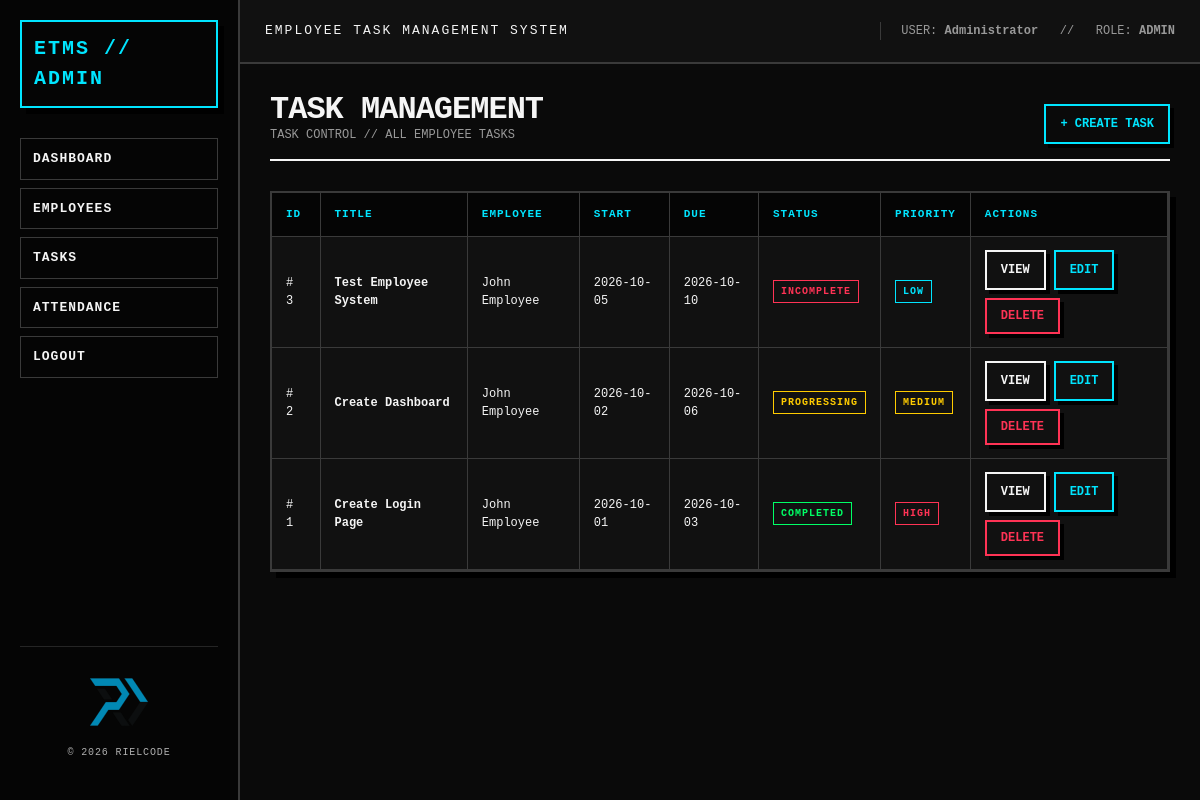
The page /admin/tasks/index.php (signed in) on the database its author committed.
### tables this page shows
CREATE TABLE tasks (

    taskId INT AUTO_INCREMENT,

    title VARCHAR(255) NOT NULL,

    description TEXT,

    assignedTo INT NOT NULL,

    startDate DATE NOT NULL,

    dueDate DATE NOT NULL,

    status ENUM(
        'incomplete',
        'progressing',
        'completed'
    )
    NOT NULL DEFAULT 'incomplete',

    priority ENUM(
        'low',
        'medium',
        'high'
    )
    NOT NULL DEFAULT 'medium',

    createdAt TIMESTAMP
        DEFAULT CURRENT_TIMESTAMP,

    updatedAt TIMESTAMP
        DEFAULT CURRENT_TIMESTAMP
        ON UPDATE CURRENT_TIMESTAMP,

    PRIMARY KEY (taskId),

    CONSTRAINT fk_tasks_user
        FOREIGN KEY (assignedTo)
        REFERENCES users(id)
        ON DELETE CASCADE
        ON UPDATE CASCADE

);

CREATE TABLE users (

    id INT AUTO_INCREMENT,

    name VARCHAR(100) NOT NULL,

    email VARCHAR(150) NOT NULL UNIQUE,

    username VARCHAR(50) NOT NULL UNIQUE,

    password VARCHAR(255) NOT NULL,

    role ENUM('admin', 'employee')
        NOT NULL DEFAULT 'employee',

    createdAt TIMESTAMP
        DEFAULT CURRENT_TIMESTAMP,

    updatedAt TIMESTAMP
        DEFAULT CURRENT_TIMESTAMP
        ON UPDATE CURRENT_TIMESTAMP,

    PRIMARY KEY (id)

);

### admin/tasks/index.php (the view, shortened to what this page needs)
<?php
require_once "../../config/database.php";
$sql =
    "SELECT
        t.taskId,
        t.title,
        t.description,
        t.startDate,
        t.dueDate,
        t.status,
        t.priority,
        t.createdAt,
        u.name AS employeeName
     FROM tasks t
     INNER JOIN users u
        ON t.assignedTo = u.id
     ORDER BY t.taskId DESC";
$result = mysqli_query(
    $conn,
    $sql
);
?>
<!DOCTYPE html>
<html lang="en">
<head>
    <link
        rel="stylesheet"
        href="/ETMS/assets/css/style.css">
</head>
<body>
    <div class="app">
        <?php
        require_once "../../includes/admin_sidebar.php";
        ?>
        <div class="main">
            <?php
            require_once "../../includes/topbar.php";
            ?>
            <main class="content">
                <div class="page-header">
                    <div>
                        <h1>
                            Task Management
                        </h1>
                        <p>
                            TASK CONTROL // ALL EMPLOYEE TASKS
                        </p>
                    </div>
                    <a
                        class="btn btn-primary"
                        href="create.php">
                        + Create Task
                    </a>
                </div>
                <div class="table-container">
                    <table>
                        <thead>
                            <tr>
                                <th>ID</th>
                                <th>Title</th>
                                <th>Employee</th>
                                <th>Start</th>
                                <th>Due</th>
                                <th>Status</th>
                                <th>Priority</th>
                                <th>Actions</th>
                            </tr>
                        </thead>
                        <tbody>
                            <?php
                            if (mysqli_num_rows($result) === 0):
                            ?>
                                <tr>
                                    <td colspan="8">
                                        <div class="empty-state">
                                            No tasks found.
                                        </div>
                                    </td>
                                </tr>
                            <?php
                            else:
                            ?>
                                <?php
                                while (
                                    $task =
                                    mysqli_fetch_assoc($result)
                                ):
                                ?>
                                    <tr>
                                        <td>
                                            #
                                            <?php
                                            echo $task["taskId"];
                                            ?>
                                        </td>
                                        <td>
                                            <strong>
                                                <?php
                                                echo htmlspecialchars(
                                                    $task["title"]
                                                );
                                                ?>
                                            </strong>
                                        </td>
                                        <td>
                                            <?php
                                            echo htmlspecialchars(
                                                $task["employeeName"]
                                            );
                                            ?>
                                        </td>
                                        <td>
                                            <?php
                                            echo htmlspecialchars(
                                                $task["startDate"]
                                            );
                                            ?>
                                        </td>
                                        <td>
                                            <?php
                                            echo htmlspecialchars(
                                                $task["dueDate"]
                                            );
                                            ?>
                                        </td>
                                        <td>
                                            <span
                                                class="badge badge-<?php
                                                                    echo htmlspecialchars(
                                                                        $task["status"]
                                                                    );
                                                                    ?>">
                                                <?php
                                                echo htmlspecialchars(
                                                    $task["status"]
                                                );
                                                ?>
                                            </span>
                                        </td>
                                        <td>
                                            <span
                                                class="badge badge-<?php
                                                                    echo htmlspecialchars(
                                                                        $task["priority"]
                                                                    );
                                                                    ?>">
                                                <?php
                                                echo htmlspecialchars(
                                                    $task["priority"]
                                                );
                                                ?>
                                            </span>
                                        </td>
                                        <td>
                                            <div class="actions">
                                                <a
                                                    class="btn"
                                                    href="view.php?id=<?php
                                                                        echo $task["taskId"];
                                                                        ?>">
                                                    View
                                                </a>
                                                <a
                                                    class="btn btn-primary"
                                                    href="edit.php?id=<?php
                                                                        echo $task["taskId"];
                                                                        ?>">
                                                    Edit
                                                </a>
                                                <form
                                                    action="delete.php"
                                                    method="post"
                                                    style="display: inline;">
                                                    <button
                                                        type="submit"
                                                        class="btn btn-danger"
                                                        onclick="return confirm('Are you sure you want to delete this task?');">
                                                        Delete
                                                    </button>
                                                </form>
                                            </div>
                                        </td>
                                    </tr>
                                <?php
                                endwhile;
                                ?>
                            <?php
                            endif;
                            ?>
                        </tbody>
                    </table>
                </div>
            </main>
        </div>
    </div>
</body>
</html>

### assets/css/style.css (style rules this page uses)
:root { --bg: #0a0a0a; --surface: #111111; --surface-2: #181818; --text: #f5f5f5; --muted: #999999; --line: #3a3a3a; --line-strong: #666666; --accent: #00e5ff; --success: #00ff66; --warning: #ffcc00; --danger: #ff3355; --shadow: 6px 6px 0 #000; --radius: 0; --sidebar-width: 240px; }
* { box-sizing: border-box; margin: 0; padding: 0; }
html { background: var(--bg); }
body { font-family: "Courier New", Courier, monospace; background: var(--bg); color: var(--text); line-height: 1.5; }
a { color: var(--accent); text-decoration: none; }
.app { min-height: 100vh; display: flex; background: var(--bg); }
.main { flex: 1; min-width: 0; }
.content { padding: 30px; max-width: 1600px; margin: 0 auto; }
.page-header { display: flex; justify-content: space-between; align-items: flex-end; gap: 20px; margin-bottom: 30px; border-bottom: 2px solid var(--text); padding-bottom: 15px; }
.page-header h1 { font-size: 32px; line-height: 1; text-transform: uppercase; letter-spacing: -1px; }
.page-header p { color: var(--muted); font-size: 12px; }
.btn { display: inline-block; border: 2px solid var(--text); background: transparent; color: var(--text); padding: 9px 14px; font-family: inherit; font-size: 12px; font-weight: bold; text-transform: uppercase; cursor: pointer; box-shadow: 4px 4px 0 #000; transition: none; }
.btn-primary { border-color: var(--accent); color: var(--accent); }
.btn-danger { border-color: var(--danger); color: var(--danger); }
.table-container { width: 100%; overflow-x: auto; border: 2px solid var(--line); background: var(--surface); box-shadow: var(--shadow); }
table { width: 100%; border-collapse: collapse; min-width: 850px; }
th, td { padding: 13px 14px; border-right: 1px solid var(--line); border-bottom: 1px solid var(--line); text-align: left; font-size: 12px; }
th { background: #050505; color: var(--accent); text-transform: uppercase; letter-spacing: 1px; font-size: 11px; }
.badge { display: inline-block; padding: 3px 7px; border: 1px solid currentColor; font-size: 10px; font-weight: bold; text-transform: uppercase; letter-spacing: 1px; }
.badge-incomplete { color: var(--danger); }
.badge-progressing { color: var(--warning); }
.badge-completed { color: var(--success); }
.badge-low { color: var(--accent); }
.badge-medium { color: var(--warning); }
.badge-high { color: var(--danger); }
.actions { display: flex; flex-wrap: wrap; gap: 8px; }

### rows shown on the page
tasks: taskId "3", title "Test Employee System", assignedTo.name "John Employee", startDate "2026-10-05", dueDate "2026-10-10", status "INCOMPLETE", priority "LOW"
tasks: taskId "2", title "Create Dashboard", assignedTo.name "John Employee", startDate "2026-10-02", dueDate "2026-10-06", status "PROGRESSING", priority "MEDIUM"
tasks: taskId "1", title "Create Login Page", assignedTo.name "John Employee", startDate "2026-10-01", dueDate "2026-10-03", status "COMPLETED", priority "HIGH"

### other values the page prints
$_SESSION["name"] "Administrator"
$_SESSION["role"] "ADMIN"
